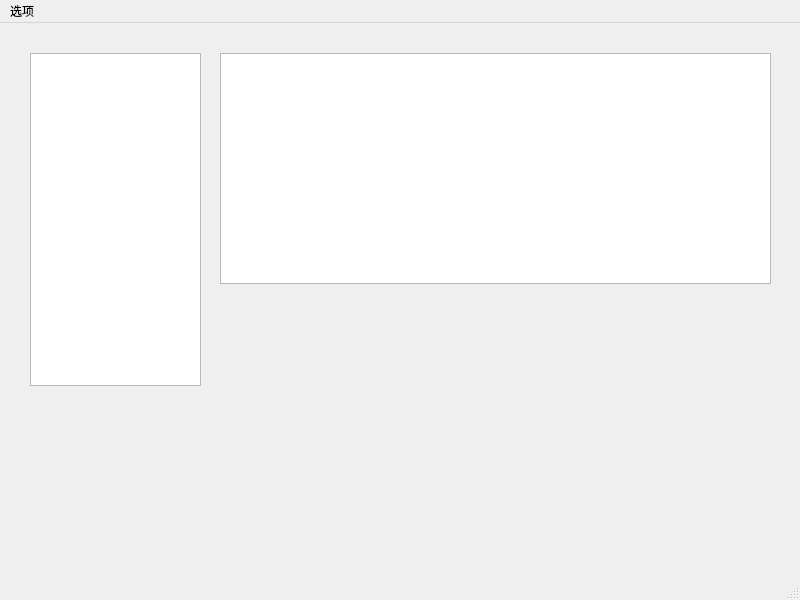
<?xml version="1.0" encoding="UTF-8"?>
<ui version="4.0">
 <class>MainWindow</class>
 <widget class="QMainWindow" name="MainWindow">
  <property name="geometry">
   <rect>
    <x>0</x>
    <y>0</y>
    <width>800</width>
    <height>600</height>
   </rect>
  </property>
  <property name="windowTitle">
   <string>MainWindow</string>
  </property>
  <widget class="QWidget" name="centralwidget">
   <widget class="QTextBrowser" name="textBrowser">
    <property name="geometry">
     <rect>
      <x>220</x>
      <y>30</y>
      <width>551</width>
      <height>231</height>
     </rect>
    </property>
    <property name="font">
     <font>
      <family>Microsoft YaHei UI</family>
      <pointsize>14</pointsize>
     </font>
    </property>
   </widget>
   <widget class="QWidget" name="buttons" native="true">
    <property name="geometry">
     <rect>
      <x>220</x>
      <y>280</y>
      <width>551</width>
      <height>261</height>
     </rect>
    </property>
   </widget>
   <widget class="QTableWidget" name="attributes">
    <property name="geometry">
     <rect>
      <x>30</x>
      <y>30</y>
      <width>171</width>
      <height>333</height>
     </rect>
    </property>
   </widget>
  </widget>
  <widget class="QMenuBar" name="menubar">
   <property name="geometry">
    <rect>
     <x>0</x>
     <y>0</y>
     <width>800</width>
     <height>26</height>
    </rect>
   </property>
   <widget class="QMenu" name="menu">
    <property name="title">
     <string>选项</string>
    </property>
    <addaction name="actionsetup"/>
    <addaction name="actionsave"/>
   </widget>
   <addaction name="menu"/>
  </widget>
  <widget class="QStatusBar" name="statusbar"/>
  <action name="actionsetup">
   <property name="text">
    <string>设置</string>
   </property>
  </action>
  <action name="actionsave">
   <property name="text">
    <string>保存</string>
   </property>
  </action>
 </widget>
 <resources/>
 <connections/>
</ui>
